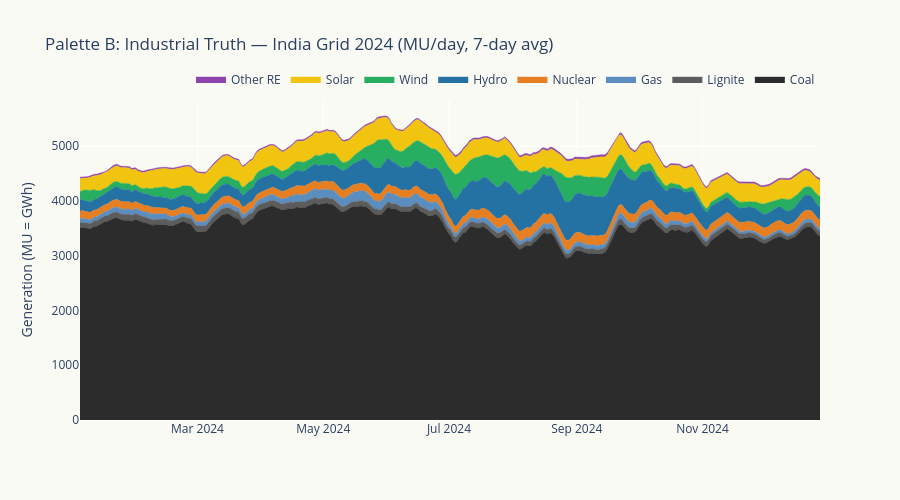

The notebook cell saved with this chart:
### Code cell
# Palette B: Industrial Truth
fig_b = make_stacked_area(df24, palette_b, 'Palette B: Industrial Truth — India Grid 2024 (MU/day, 7-day avg)')
fig_b.show()

### Figure 1 — Plotly figure (JSON) as saved in the notebook; plotly's stock layout.template omitted (floating-point values rounded to 4 significant figures; data arrays with more than 128 entries replaced by an {"elided": "..."} marker saying what was removed)
{"data": [{"fillcolor": "#2C2C2C", "groupnorm": "", "hovertemplate": "Coal: %{y:.0f} MU<extra></extra>", "line": {"color": "#2C2C2C", "width": 0.5}, "mode": "lines", "name": "Coal", "stackgroup": "one", "type": "scatter", "x": {"elided": "353 str values"}, "y": {"elided": "353 float values"}}, {"fillcolor": "#5C5C5C", "groupnorm": "", "hovertemplate": "Lignite: %{y:.0f} MU<extra></extra>", "line": {"color": "#5C5C5C", "width": 0.5}, "mode": "lines", "name": "Lignite", "stackgroup": "one", "type": "scatter", "x": {"elided": "353 str values"}, "y": {"elided": "353 float values"}}, {"fillcolor": "#5B8DBE", "groupnorm": "", "hovertemplate": "Gas: %{y:.0f} MU<extra></extra>", "line": {"color": "#5B8DBE", "width": 0.5}, "mode": "lines", "name": "Gas", "stackgroup": "one", "type": "scatter", "x": {"elided": "353 str values"}, "y": {"elided": "353 float values"}}, {"fillcolor": "#E67E22", "groupnorm": "", "hovertemplate": "Nuclear: %{y:.0f} MU<extra></extra>", "line": {"color": "#E67E22", "width": 0.5}, "mode": "lines", "name": "Nuclear", "stackgroup": "one", "type": "scatter", "x": {"elided": "353 str values"}, "y": {"elided": "353 float values"}}, {"fillcolor": "#2471A3", "groupnorm": "", "hovertemplate": "Hydro: %{y:.0f} MU<extra></extra>", "line": {"color": "#2471A3", "width": 0.5}, "mode": "lines", "name": "Hydro", "stackgroup": "one", "type": "scatter", "x": {"elided": "353 str values"}, "y": {"elided": "353 float values"}}, {"fillcolor": "#27AE60", "groupnorm": "", "hovertemplate": "Wind: %{y:.0f} MU<extra></extra>", "line": {"color": "#27AE60", "width": 0.5}, "mode": "lines", "name": "Wind", "stackgroup": "one", "type": "scatter", "x": {"elided": "353 str values"}, "y": {"elided": "353 float values"}}, {"fillcolor": "#F1C40F", "groupnorm": "", "hovertemplate": "Solar: %{y:.0f} MU<extra></extra>", "line": {"color": "#F1C40F", "width": 0.5}, "mode": "lines", "name": "Solar", "stackgroup": "one", "type": "scatter", "x": {"elided": "353 str values"}, "y": {"elided": "353 float values"}}, {"fillcolor": "#8E44AD", "groupnorm": "", "hovertemplate": "Other RE: %{y:.0f} MU<extra></extra>", "line": {"color": "#8E44AD", "width": 0.5}, "mode": "lines", "name": "Other RE", "stackgroup": "one", "type": "scatter", "x": {"elided": "353 str values"}, "y": {"elided": "353 float values"}}], "layout": {"height": 500, "hovermode": "x unified", "legend": {"orientation": "h", "x": 1, "xanchor": "right", "y": 1.02, "yanchor": "bottom"}, "paper_bgcolor": "#FAFAF5", "plot_bgcolor": "#FAFAF5", "title": {"text": "Palette B: Industrial Truth — India Grid 2024 (MU/day, 7-day avg)"}, "xaxis": {"title": {"text": ""}}, "yaxis": {"title": {"text": "Generation (MU = GWh)"}}}}
